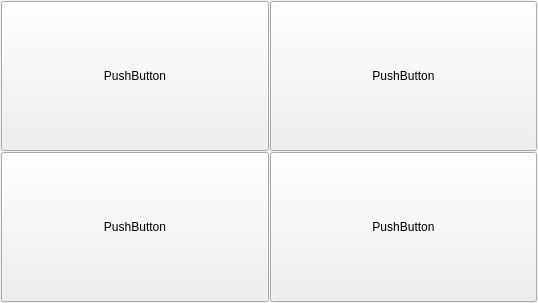
<?xml version="1.0" encoding="UTF-8"?>
<ui version="4.0">
 <class>MainWindowClass</class>
 <widget class="QWidget" name="MainWindowClass">
  <property name="geometry">
   <rect>
    <x>0</x>
    <y>0</y>
    <width>538</width>
    <height>303</height>
   </rect>
  </property>
  <property name="sizePolicy">
   <sizepolicy hsizetype="Preferred" vsizetype="Expanding">
    <horstretch>0</horstretch>
    <verstretch>0</verstretch>
   </sizepolicy>
  </property>
  <property name="windowTitle">
   <string>MainWindow</string>
  </property>
  <layout class="QGridLayout" name="gridLayout">
   <property name="leftMargin">
    <number>1</number>
   </property>
   <property name="topMargin">
    <number>1</number>
   </property>
   <property name="rightMargin">
    <number>1</number>
   </property>
   <property name="bottomMargin">
    <number>1</number>
   </property>
   <property name="spacing">
    <number>1</number>
   </property>
   <item row="0" column="0">
    <widget class="QPushButton" name="pushButton">
     <property name="sizePolicy">
      <sizepolicy hsizetype="Preferred" vsizetype="Expanding">
       <horstretch>0</horstretch>
       <verstretch>0</verstretch>
      </sizepolicy>
     </property>
     <property name="text">
      <string>PushButton</string>
     </property>
    </widget>
   </item>
   <item row="0" column="1">
    <widget class="QPushButton" name="pushButton_2">
     <property name="sizePolicy">
      <sizepolicy hsizetype="Minimum" vsizetype="Expanding">
       <horstretch>0</horstretch>
       <verstretch>0</verstretch>
      </sizepolicy>
     </property>
     <property name="text">
      <string>PushButton</string>
     </property>
    </widget>
   </item>
   <item row="1" column="0">
    <widget class="QPushButton" name="pushButton_3">
     <property name="sizePolicy">
      <sizepolicy hsizetype="Minimum" vsizetype="Expanding">
       <horstretch>0</horstretch>
       <verstretch>0</verstretch>
      </sizepolicy>
     </property>
     <property name="text">
      <string>PushButton</string>
     </property>
    </widget>
   </item>
   <item row="1" column="1">
    <widget class="QPushButton" name="pushButton_4">
     <property name="sizePolicy">
      <sizepolicy hsizetype="Minimum" vsizetype="Expanding">
       <horstretch>0</horstretch>
       <verstretch>0</verstretch>
      </sizepolicy>
     </property>
     <property name="text">
      <string>PushButton</string>
     </property>
    </widget>
   </item>
  </layout>
 </widget>
 <layoutdefault spacing="6" margin="11"/>
 <resources>
  <include location="MainWindow.qrc"/>
 </resources>
 <connections/>
</ui>
